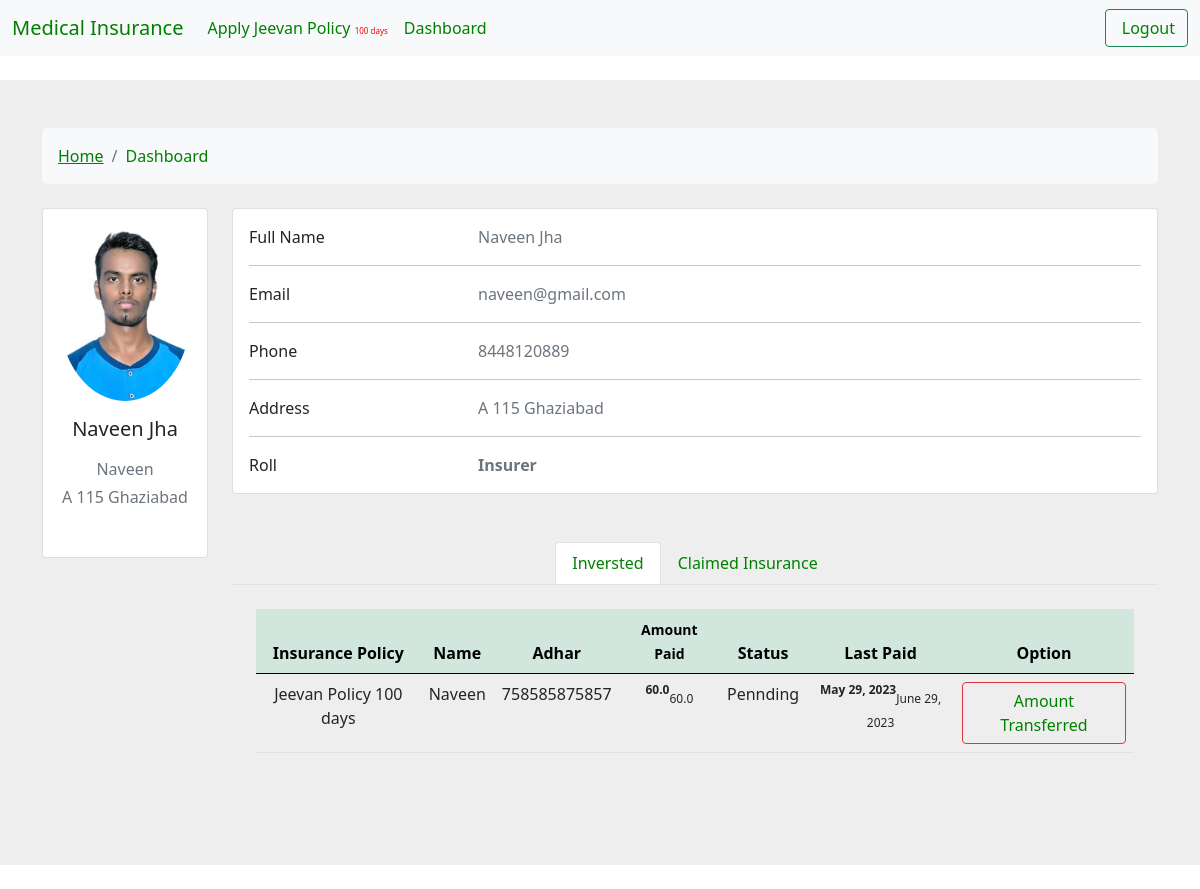
The page /dash (signed in) on the database its author committed.
### core/models.py (models this page shows, shortened)
class Profile(models.Model):
    user = models.ForeignKey(User, on_delete=models.CASCADE)
    name = models.CharField(max_length=255,blank=True)
    roll = models.CharField(choices=ROLL,default='0',max_length=255)
    email = models.EmailField()
    created = models.DateField(auto_now_add=True)
    profile = models.FileField(upload_to='profile/')
    phone = models.CharField(max_length=255,blank=True,default="0")
    address = models.CharField(max_length=255,default="")
    account = models.CharField(max_length=255,blank=True,default="")
    private_key = models.CharField(max_length=255,blank=True,default="")

class XDC_Account(models.Model):
    user = models.ForeignKey(User, on_delete = models.CASCADE)
    insure = models.ForeignKey(Insurer, on_delete=models.CASCADE)
    account = models.CharField(max_length=255,unique=True)
    privatekey = models.CharField(max_length=255)
    hashes = models.CharField(max_length=10000,default="[]",blank=True)
    amt_paid = models.FloatField(default=0)
    total_amt = models.FloatField(default=600)
    created = models.DateTimeField(auto_now_add=True)
    update = models.DateTimeField(auto_now=True)
    duedate = models.DateField(null=True)

class Insurer(models.Model):
    policy = models.CharField(default="Jeevan Policy 100 days",max_length=255)
    user = models.ForeignKey(User, on_delete=models.CASCADE)
    name = models.CharField(max_length=255,blank=True)
    adhar = models.CharField(max_length=255,blank=True)
    dob = models.DateField()
    father_name = models.CharField(max_length=255,blank=True)
    mother_name = models.CharField(max_length=255,blank=True)
    address = models.CharField(max_length=255,blank=True)
    status = models.CharField(default='0',choices=STU,max_length=255,blank=True)
    qulification = models.CharField(max_length=255,blank=True)
    pob = models.CharField(max_length=255,blank=True)
    pan = models.CharField(max_length=255,blank=True)
    occupation = models.CharField(max_length=255,blank=True)
    AIncome = models.CharField(max_length=255,blank=True)
    climed_amt = models.FloatField(default=0)
    created = models.DateTimeField(auto_now_add=True)
    amt_paid = models.FloatField()
    status = models.CharField(choices=STATUS,max_length=50,default='0')
    done = models.BooleanField(default=False)
    class Meta:
        ordering = ['-id']

### core/views.py (the view)
# urls.py: path("dash",dash,name='dash'),
def dash(request):
    context = {
        "insure":Insurer.objects.filter(user=request.user),
        "climes":Claim_Insure.objects.filter(user=request.user),
        "account":XDC_Account.objects.filter(user=request.user),
        "profile":Profile.objects.get(user=request.user),
        "clime":Claim_Insure.objects.filter(user=request.user)
    }
    return render(request, 'core/dash.html',context)

### templates/core/dash.html (shortened to what this page needs)
{% extends 'base.html' %}
{% block root %}
<section style="background-color: #eee;">
    <div class="container py-5">
      <div class="row">
        <div class="col">
          <nav aria-label="breadcrumb" class="bg-light rounded-3 p-3 mb-4">
            <ol class="breadcrumb mb-0">
              <li class="breadcrumb-item"><a href="{% url 'index' %}">Home</a></li>
              <li class="breadcrumb-item active" aria-current="page">Dashboard</li>
            </ol>
          </nav>
        </div>
      </div>
      <div class="row">
        <div class="col-lg-2">
          <div class="card mb-2">
            <div class="card-body text-center">
              <img src="{{profile.profile.url}}" alt="Profile"
                class="rounded-circle img-fluid" style="width: 150px;">
              <h5 class="my-3"> {{profile.name}} </h5>
              <p class="text-muted mb-1">{{user.username}}</p>
              <p class="text-muted mb-4">{{profile.address}}</p>
            </div>
          </div>
        </div>
        <div class="col-lg-10">
          <div class="card mb-6">
            <div class="card-body">
              <div class="row">
                <div class="col-sm-3">
                  <p class="mb-0">Full Name</p>
                </div>
                <div class="col-sm-9">
                  <p class="text-muted mb-0">{{profile.name}} </p>
                </div>
              </div>
              <hr>
              <div class="row">
                <div class="col-sm-3">
                  <p class="mb-0">Email</p>
                </div>
                <div class="col-sm-9">
                  <p class="text-muted mb-0">{{profile.email}}</p>
                </div>
              </div>
              <hr>
              <div class="row">
                <div class="col-sm-3">
                  <p class="mb-0">Phone</p>
                </div>
                <div class="col-sm-9">
                  <p class="text-muted mb-0">{{profile.phone}}</p>
                </div>
              </div>
              <hr>
              <div class="row">
                <div class="col-sm-3">
                  <p class="mb-0">Address</p>
                </div>
                <div class="col-sm-9">
                  <p class="text-muted mb-0">{{profile.address}}</p>
                </div>
              </div>
              <hr>
              <div class="row">
                <div class="col-sm-3">
                  <p class="mb-0">Roll</p>
                </div>
                <div class="col-sm-9">
                  <p class="text-muted mb-0" style="text-transform:capitalize;" ><b>{% if profile.roll == '0' %}Insurer{% else %}Provider{% endif %}</b></p>
                </div>
              </div>
            </div>
          </div>
          <div class="row">
            <div class="additional-details my-5 text-center">
                <ul class="nav nav-tabs justify-content-center">
                    <li class="nav-tabs">
                        <a class="nav-link active" data-toggle="tab" data-bs-toggle="tab" href="#home">Inversted</a>
                    </li>
                    <li class="nav-item">
                        <a class="nav-link" data-toggle="tab" data-bs-toggle="tab" href="#menu1">Claimed Insurance</a>
                    </li>
                </ul>
                <div class="tab-content mt-4 mb-3">
                    <div class="tab-pane container active" id="home">
                        <div class="description">
                            <table class="table">
                                <thead class="thead table-success">
                                  <tr>
                                    <th scope="col">Insurance Policy</th>
                                    <th scope="col">Name</th>
                                    <th scope="col">Adhar</th>
                                    <th scope="col"><small>Amount Paid</small></th>
                                    <th scope="col">Status</th>
                                    <th scope="col">Last Paid</th>
                                    <th scope="col">Option</th>
                                  </tr>
                                </thead>
                                <tbody>
                                  {% for i in account %}
                                  {% if user == i.user %}
                                  <td>{{i.insure.policy}}</td>
                                  <td>{{i.insure.name}}</td>
                                  <td>{{i.insure.adhar}}</td>
                                  <td><sup><b>{{i.amt_paid}}</b></sup><sub>{{i.total_amt}}</sub></td>
                                  <td>{% if i.insure.status == '0' %}Not Allotted{% elif i.insure.status == '1' %}Pennding{%else%}Allocated{%endif%}</td>
                                  <td><sup><b>{{i.update.date}}</b></sup><sub>{{i.duedate}}</sub></td>
                                  <td>
                                      <div class="btn-group" role="group" aria-label="Basic mixed styles example">
                                       {% if i.insure.status == '0' and i.insure.done == True %}
                                       <a id = "btn" aria-disabled="true" class="btn btn-outline-danger" href="{% url 'clime'%}">Clime</a>
                                       {% else %}
                                       <a id = "btn" aria-disabled="true" class="btn btn-outline-danger" >Amount Transferred</a>
                                       {% endif %}
                                      </div>
                                  </td>
                            {% endif %}
                            {% endfor %}
                                    </tbody>
                              </table>
                        </div>
                    </div>
                </div>
            </div>
          </div>
        </div>
      </div>
    </div>
  </section>
{% endblock %}

### templates/base.html (shortened to what this page needs)
<!doctype html>
<html lang="en">
  <head>
    <link href="https://cdn.jsdelivr.net/npm/bootstrap@5.0.2/dist/css/bootstrap.min.css" rel="stylesheet">
  </head>
  <body>
    <nav class="navbar sticky-top navbar-expand-lg navbar-light bg-light">
        <div class="container-fluid">
          <a class="navbar-brand" href="#">Medical Insurance</a>
          <div class="collapse navbar-collapse" id="navbarSupportedContent">
            <ul class="navbar-nav me-auto mb-2 mb-lg-0">
              <li class="nav-item">
                <a class="nav-link active" aria-current="page" href="{% url 'user-details' %}">Apply Jeevan Policy <small style="font-size: 8px; color: red; " >100 days</small></a>
              </li>
              {% if user.is_authenticated %}
                        <li class="nav-item">
                            <a class="nav-link" href="{% url 'dash' %}"
                                >Dashboard</a
                            >
                        </li>
                        {% endif %}
                    </ul>
                    {% if user.is_authenticated %}
                    <a
                        class="btn btn-outline-success"
                        href="{% url 'logout' %}"
                    >
                        Logout
                    </a>
                    {% endif %}
          </div>
        </div>
      </nav>
      <br>
    {% block root %}
    {% endblock %}
    <br>
  </body>
</html>

### templates/base.html (style rules this page uses)
a,li { color: green !important; }

### rows shown on the page
Profile: profile (picture), name "Naveen Jha", address "A 115 Ghaziabad", email "naveen@gmail.com", phone "8448120889"
XDC_Account: insure.policy "Jeevan Policy 100 days", insure.name "Naveen", insure.adhar "758585875857", amt_paid "60.0", total_amt "60.0", shows "Pennding", update "May 29, 2023", duedate "June 29, 2023", shows "Amount Transferred"

### other values the page prints
{{ user.username }} "Naveen"
